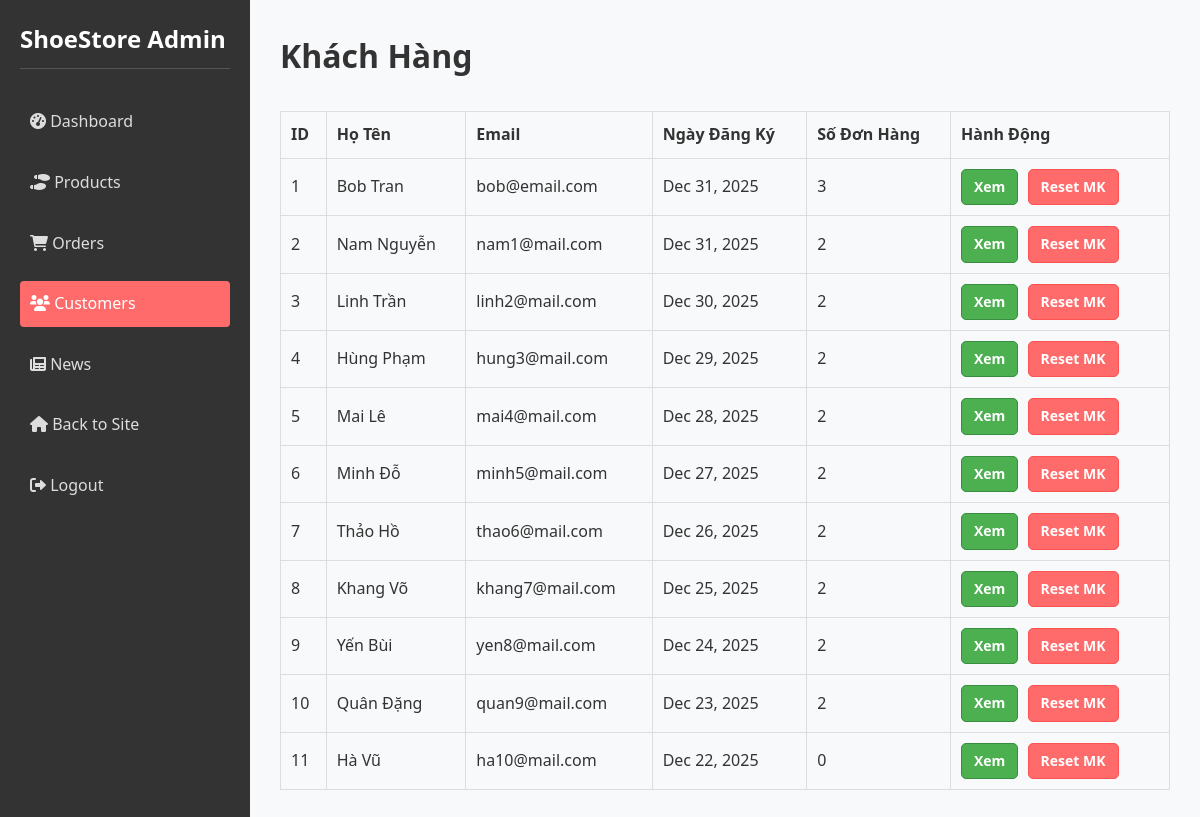
Page /index.php?controller=adminCustomer&action=customers (signed in) on the committed database.
### tables this page shows
CREATE TABLE `member` (
  `MemberID` int(11) NOT NULL,
  `Username` varchar(50) NOT NULL,
  `Password` varchar(100) NOT NULL,
  `Name` varchar(100) DEFAULT NULL,
  `Email` varchar(100) DEFAULT NULL,
  `Phone` varchar(20) DEFAULT NULL,
  `Exp_VIP` date DEFAULT NULL,
  `AdminID` int(11) DEFAULT NULL
);

### index.php (called while the page is built, shortened)
<?php
$action = isset($_GET['action']) ? preg_replace('/[^a-zA-Z0-9]/', '', $_GET['action']) : 'index';
$controllerInstance = new $controllerClass();
$controllerInstance->$action();

### models/MemberModel.php (called while the page is built, shortened)
<?php
require_once __DIR__ . '/Database.php';
class MemberModel {
    private $pdo;
    public function __construct() {
        $database = new Database();
        $this->pdo = $database->getConnection();
    }
    public function getAllMembers() {
        try {
            $stmt = $this->pdo->query("SELECT MemberID, Name, Email, Exp_VIP FROM `member` ORDER BY MemberID ASC");
            $members = $stmt->fetchAll(PDO::FETCH_ASSOC);
            return $members;
        } catch (PDOException $e) {
            return [];
        }
    }
}

### models/Database.php (called while the page is built)
<?php
class Database {
    private $host = 'localhost';
    private $db_name = 'shoe';
    private $username = 'root';
    private $password = '123456789';
    private $pdo;
    public function __construct() {
        try {
            $this->pdo = new PDO(
                "mysql:host=$this->host;dbname=$this->db_name;charset=utf8mb4",
                $this->username,
                $this->password
            );
            $this->pdo->setAttribute(PDO::ATTR_ERRMODE, PDO::ERRMODE_EXCEPTION);
        } catch (PDOException $e) {
            die("Connection failed: " . $e->getMessage());
        }
    }
    public function getConnection() {
        return $this->pdo;
    }
}

### views/admin/pages/customers.php (the view)
<div class="admin-header">
    <h1>Khách Hàng</h1>
</div>
<table class="admin-table" style="width: 100%; border-collapse: collapse; margin-top: 20px;">
    <thead>
        <tr style="background-color: #f4f4f4; color: #333;">
            <th style="padding: 10px; border: 1px solid #ddd; text-align: left;">ID</th>
            <th style="padding: 10px; border: 1px solid #ddd; text-align: left;">Họ Tên</th>
            <th style="padding: 10px; border: 1px solid #ddd; text-align: left;">Email</th>
            <th style="padding: 10px; border: 1px solid #ddd; text-align: left;">Ngày Đăng Ký</th>
            <th style="padding: 10px; border: 1px solid #ddd; text-align: left;">Số Đơn Hàng</th>
            <th style="padding: 10px; border: 1px solid #ddd; text-align: left;">Hành Động</th>
        </tr>
    </thead>
    <tbody>
        <?php if (empty($members)): ?>
            <tr>
                <td colspan="6" style="text-align: center; padding: 20px; border: 1px solid #ddd;">Không có khách hàng nào.</td>
            </tr>
        <?php else: ?>
            <?php foreach ($members as $member): ?>
                <tr style="border-bottom: 1px solid #ddd;">
                    <td style="padding: 10px; border: 1px solid #ddd;"><?php echo htmlspecialchars($member['MemberID']); ?></td>
                    <td style="padding: 10px; border: 1px solid #ddd;"><?php echo htmlspecialchars($member['Name']); ?></td>
                    <td style="padding: 10px; border: 1px solid #ddd;"><?php echo htmlspecialchars($member['Email']); ?></td>
                    <td style="padding: 10px; border: 1px solid #ddd;"><?php echo date('M d, Y', strtotime($member['Exp_VIP'])); ?></td>
                    <td style="padding: 10px; border: 1px solid #ddd;"><?php echo htmlspecialchars($member['OrderCount']); ?></td>
                    <td style="padding: 10px; border: 1px solid #ddd;">
                        <a href="/shoesWebsite/index.php?controller=adminCustomer&action=customerDetail&id=<?php echo $member['MemberID']; ?>"
                           style="display: inline-block; padding: 6px 12px; background-color: #4CAF50; color: white; text-decoration: none; border-radius: 5px; font-size: 14px; font-weight: bold; border: 1px solid #388E3C; transition: background-color 0.3s; margin-right: 5px;"
                           onmouseover="this.style.backgroundColor='#388E3C'" onmouseout="this.style.backgroundColor='#4CAF50'">Xem</a>
                        <a href="/shoesWebsite/index.php?controller=adminCustomer&action=resetPassword&id=<?php echo $member['MemberID']; ?>"
                           style="display: inline-block; padding: 6px 12px; background-color: #ff6b6b; color: white; text-decoration: none; border-radius: 5px; font-size: 14px; font-weight: bold; border: 1px solid #ff5252; transition: background-color 0.3s;"
                           onmouseover="this.style.backgroundColor='#ff5252'" onmouseout="this.style.backgroundColor='#ff6b6b'"
                           onclick="return confirm('Bạn có chắc muốn reset mật khẩu?')">Reset MK</a>
                    </td>
                </tr>
            <?php endforeach; ?>
        <?php endif; ?>
    </tbody>
</table>
<?php
$footerPath = dirname(__DIR__) . '/components/admin_footer.php';
if (file_exists($footerPath)) {
    require_once $footerPath;
} else {
    die("Footer file not found: $footerPath");
}
?>

### assets/css/style.css (style rules this page uses)
* { margin: 0; padding: 0; box-sizing: border-box; font-family: "Segoe UI", Tahoma, Geneva, Verdana, sans-serif; }
body { background-color: #f8f9fa; color: #333; line-height: 1.6; }
a { text-decoration: none; color: #333; }
.admin-header { display: flex; justify-content: space-between; align-items: center; margin-bottom: 30px; }
.admin-table { width: 100%; border-collapse: collapse; }
.admin-table th, .admin-table td { padding: 12px 15px; text-align: left; border-bottom: 1px solid #ddd; }
.admin-table th { background-color: #f8f9fa; }
table { width: 100%; border-collapse: collapse; margin-top: 20px; }
table th, table td { padding: 12px 15px; text-align: left; border-bottom: 1px solid #ddd; }
table th { background-color: #f8f9fa; font-weight: bold; }
table td a { margin-right: 10px; }

### rows in the picture
member: MemberID "1", Name "Bob Tran", Email "bob@email.com", Exp_VIP "Dec 31, 2025", OrderCount "3"
member: MemberID "2", Name "Nam Nguyễn", Email "nam1@mail.com", Exp_VIP "Dec 31, 2025"
member: MemberID "3", Name "Linh Trần", Email "linh2@mail.com", Exp_VIP "Dec 30, 2025", OrderCount "2"
member: MemberID "4", Name "Hùng Phạm", Email "hung3@mail.com", Exp_VIP "Dec 29, 2025", OrderCount "2"
member: MemberID "5", Name "Mai Lê", Email "mai4@mail.com", Exp_VIP "Dec 28, 2025", OrderCount "2"
member: MemberID "6", Name "Minh Đỗ", Email "minh5@mail.com", Exp_VIP "Dec 27, 2025", OrderCount "2"
member: MemberID "7", Name "Thảo Hồ", Email "thao6@mail.com", Exp_VIP "Dec 26, 2025", OrderCount "2"
member: MemberID "8", Name "Khang Võ", Email "khang7@mail.com", Exp_VIP "Dec 25, 2025", OrderCount "2"
member: MemberID "9", Name "Yến Bùi", Email "yen8@mail.com", Exp_VIP "Dec 24, 2025", OrderCount "2"
member: MemberID "10", Name "Quân Đặng", Email "quan9@mail.com", Exp_VIP "Dec 23, 2025", OrderCount "2"
member: MemberID "11", Name "Hà Vũ", Email "ha10@mail.com", Exp_VIP "Dec 22, 2025", OrderCount "0"
